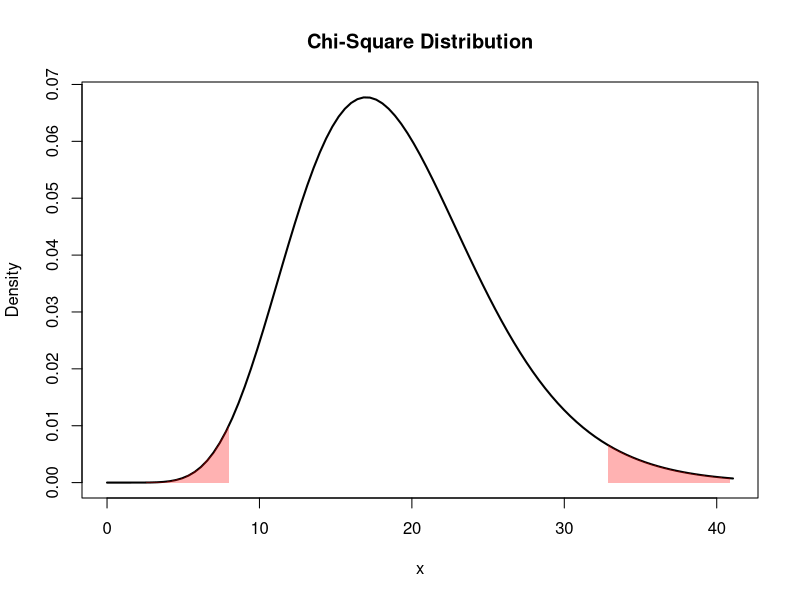
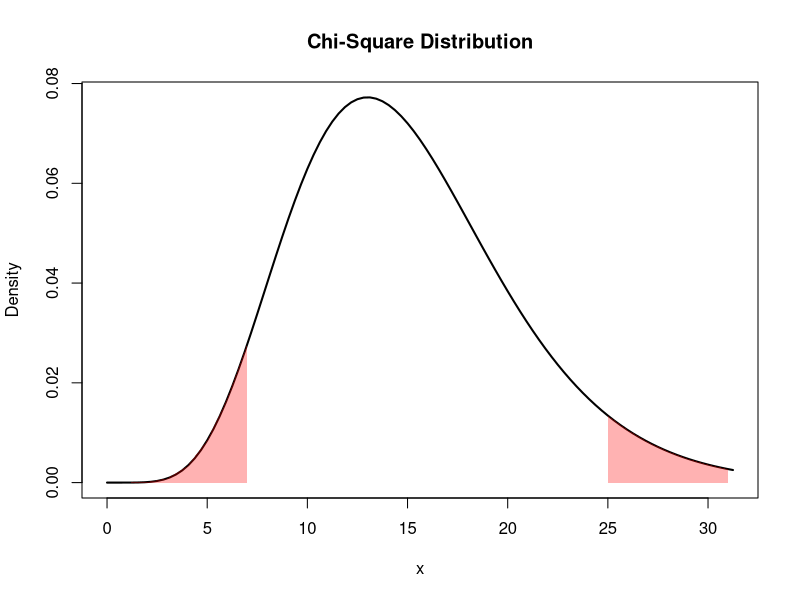

Recreate these plots in R, in order.
# Example 1
#
# An optical firm purchases glass to be ground into lenses. As it is
# important that the various pieces of glass have nearly the same
# index of refraction, the firm is interested in controlling the
# variability. A random sample of size n = 20 measurements yields
# s^(2) = 1.2 × 10^(−4) . From previous experience, it is known that the
# normal distribution is a reasonable model for the population of
# these measurements. Find a 95% confidence interval for σ.

# Known variables
n <- 20
degfr <- n - 1
samp_var <- 1.2 * 10^-4
CI <- .95
alpha <- 1 - CI

# Calculate unknowns
a <- qchisq(1 - alpha/2, degfr, lower.tail = FALSE)
a
b <- qchisq(alpha/2, degfr, lower.tail = FALSE)
b
lower <- degfr * samp_var / b
upper <- degfr * samp_var / a

# Create density curve
curve(dchisq(x, degfr), from = 0, to = b*1.25,
      main = "Chi-Square Distribution",
      ylab = 'Density',
      lwd = 2)

# Create vector of x values
x_lower <- seq(0, a)

# Create vector of chi-square density values
p_lower <- dchisq(x_lower, degfr)

# Fill in portion of the density plot from 0 to lower 95% value
polygon(c(x_lower, rev(x_lower)), c(p_lower, rep(0, length(p_lower))),
        col = adjustcolor('red', alpha=0.3), border = NA)

# Create vector of x values
x_upper <- seq(b, b*1.25)

# Create vector of chi-square density values
p_upper <- dchisq(x_upper, degfr)

# Fill in portion of the density plot for upper 95% value to end of plot
polygon(c(x_upper, rev(x_upper)), c(p_upper, rep(0, length(p_upper))),
        col = adjustcolor('red', alpha=0.3), border = NA)

# Confidence interval for σ^(2)
c(lower = lower, variance = samp_var, upper = upper)

# Confidence interval for σ
c(lower = sqrt(lower), sd = sqrt(samp_var), upper = sqrt(upper))

#############################################################################

# Example 2
#
# In 16 test runs the gasoline consumption of an experimental engine
# had a standard deviation of 2.2 gallons. Construct a 90%
# confidence interval for σ^(2) , which measures the true variability of
# the gasoline consumption of the engine.

# Known variables
n <- 16
degfr <- n - 1
samp_sd <- 2.2
samp_var <- samp_sd^2
CI <- .90
alpha <- 1 - CI

# Calculate unknowns
a <- qchisq(1 - alpha/2, degfr, lower.tail = FALSE)
a
b <- qchisq(alpha/2, degfr, lower.tail = FALSE)
b
lower <- degfr * samp_var / b
upper <- degfr * samp_var / a

# Create density curve
curve(dchisq(x, degfr), from = 0, to = b*1.25,
      main = "Chi-Square Distribution",
      ylab = 'Density',
      lwd = 2)

# Create vector of x values
x_lower <- seq(0, a)

# Create vector of chi-square density values
p_lower <- dchisq(x_lower, degfr)

# Fill in portion of the density plot from 0 to lower 95% value
polygon(c(x_lower, rev(x_lower)), c(p_lower, rep(0, length(p_lower))),
        col = adjustcolor('red', alpha=0.3), border = NA)

# Create vector of x values
x_upper <- seq(b, b*1.25)

# Create vector of chi-square density values
p_upper <- dchisq(x_upper, degfr)

# Fill in portion of the density plot for upper 95% value to end of plot
polygon(c(x_upper, rev(x_upper)), c(p_upper, rep(0, length(p_upper))),
        col = adjustcolor('red', alpha=0.3), border = NA)



# Confidence interval for σ^(2)
c(lower = lower, variance = samp_var, upper = upper)

# Confidence interval for σ
c(lower = sqrt(lower), sd = sqrt(samp_var), upper = sqrt(upper))

#############################################################################

# Example 3
#
# A study has been made to compare the nicotine contents of two
# brands of cigarettes. Ten cigarettes of Brand A had an average
# nicotine content of 3.1 milligrams with a standard deviation of 0.5
# milligram, while eight cigarettes of Brand B had an average
# nicotine content of 2.7 milligrams with a standard deviation of 0.7
# milligram. Assuming that the two sets of data are independent
# random samples from normal populations, find a 98% confidence
# interval for σ^(2),A / σ^(2),B.

# Known variables
n <- 10
x_degfr <- n - 1
x_samp_sd <- 0.5
x_samp_var <- x_samp_sd^2

m <- 8
y_degfr <- m - 1
y_samp_sd <- 0.7
y_samp_var <- y_samp_sd^2

CI <- .98
alpha <- 1 - CI

# Calculate unknowns
upper_crit <- 1 / qf(alpha/2, x_degfr, y_degfr)
upper_crit
lower_crit <- qf(alpha/2, y_degfr, x_degfr)
lower_crit

lower_bound <- lower_crit * (x_samp_var / y_samp_var)
upper_bound <- upper_crit * (x_samp_var / y_samp_var)

# Confidence interval for σ^(2),A / σ^(2),B
c(lower = lower_bound, variance = x_samp_var / y_samp_var, upper = upper_bound)

#############################################################################

# Example 4
#
# The following data represent the running times of films produced
# by two motion-picture companies.
# Company   Time (minutes)
# I         103 94 110 87 98
# II        97 82 123 92 175 88 118
# Assuming that the two sets of data are independent random
# samples from normal populations, find a 90% confidence interval
# for σ^(2),I /  for σ^(2),II.

# Known variables
n <- 5
x_degfr <- n - 1
x <- c(103, 94, 110, 87, 98)
mean(x)
sd(x)
var(x)

m <- 7
y_degfr <- m - 1
y <- c(97, 82, 123, 92, 175, 88, 118)
mean(y)
sd(y)
var(y)

CI <- .90
alpha <- 1 - CI

# Calculate unknowns
upper_crit <- 1 / qf(alpha/2, x_degfr, y_degfr)
upper_crit
lower_crit <- qf(alpha/2, y_degfr, x_degfr)
lower_crit

lower_bound <- lower_crit * (var(x) / var(y))
upper_bound <- upper_crit * (var(x) / var(y))

# Confidence interval for σ^(2),A / σ^(2),B
c(lower = lower_bound, variance = var(x) / var(y), upper = upper_bound)
